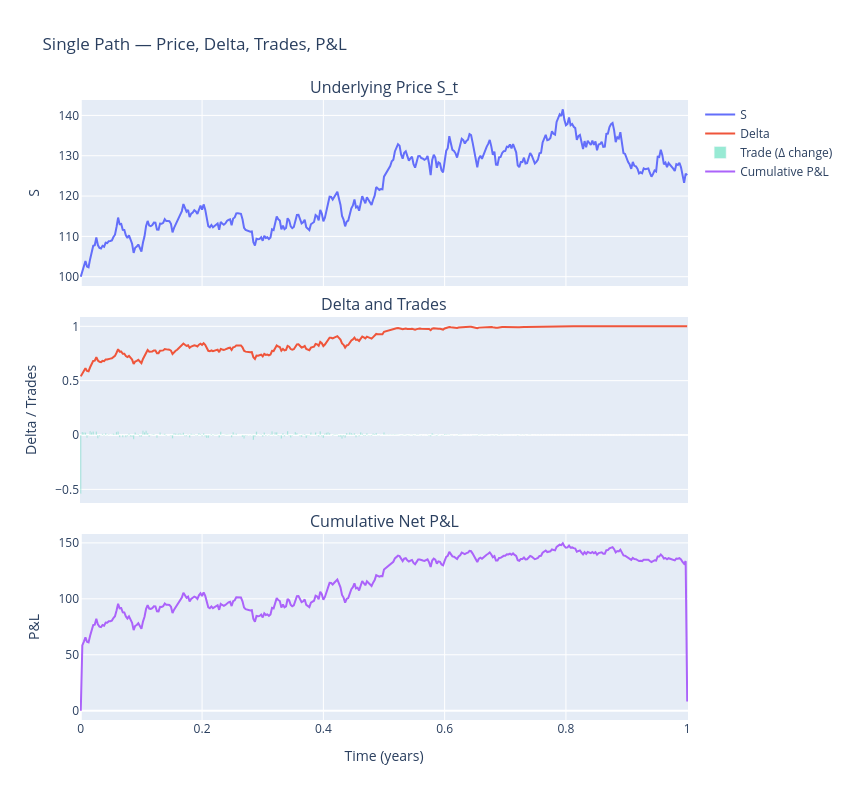

Notebook code for this chart:
### Markdown cell above
Visual intuition for how re-hedging monetizes realized variance (with costs).

### Code cell
fig1 = make_subplots(rows=3, cols=1, shared_xaxes=True, vertical_spacing=0.05,
                     subplot_titles=("Underlying Price S_t", "Delta and Trades", "Cumulative Net P&L"))

fig1.add_trace(go.Scatter(x=single_df['time'], y=single_df['S'], name='S', mode='lines'), row=1, col=1)
fig1.add_trace(go.Scatter(x=single_df['time'], y=single_df['delta'], name='Delta', mode='lines'), row=2, col=1)
# Trades as impulses
fig1.add_trace(go.Bar(x=single_df['time'], y=single_df['trade'], name='Trade (Δ change)', opacity=0.4), row=2, col=1)
fig1.add_trace(go.Scatter(x=single_df['time'], y=single_df['pnl_cum'], name='Cumulative P&L', mode='lines'), row=3, col=1)

fig1.update_layout(height=800, width=850, title_text='Single Path — Price, Delta, Trades, P&L')
fig1.update_xaxes(title_text='Time (years)', row=3, col=1)
fig1.update_yaxes(title_text='S', row=1, col=1)
fig1.update_yaxes(title_text='Delta / Trades', row=2, col=1)
fig1.update_yaxes(title_text='P&L', row=3, col=1)
fig1.show()

### Figure 1 — Plotly figure (JSON) as saved in the notebook; plotly's stock layout.template omitted (floating-point values rounded to 4 significant figures; data arrays with more than 128 entries replaced by an {"elided": "..."} marker saying what was removed)
{"data": [{"mode": "lines", "name": "S", "type": "scatter", "x": {"elided": "391 float values"}, "xaxis": "x", "y": {"elided": "391 float values"}, "yaxis": "y"}, {"mode": "lines", "name": "Delta", "type": "scatter", "x": {"elided": "391 float values"}, "xaxis": "x2", "y": {"elided": "391 float values"}, "yaxis": "y2"}, {"name": "Trade (Δ change)", "opacity": 0.4, "type": "bar", "x": {"elided": "391 float values"}, "xaxis": "x2", "y": {"elided": "391 float values"}, "yaxis": "y2"}, {"mode": "lines", "name": "Cumulative P&L", "type": "scatter", "x": {"elided": "391 float values"}, "xaxis": "x3", "y": {"elided": "391 float values"}, "yaxis": "y3"}], "layout": {"annotations": [{"font": {"size": 16}, "showarrow": false, "text": "Underlying Price S_t", "x": 0.5, "xanchor": "center", "xref": "paper", "y": 1, "yanchor": "bottom", "yref": "paper"}, {"font": {"size": 16}, "showarrow": false, "text": "Delta and Trades", "x": 0.5, "xanchor": "center", "xref": "paper", "y": 0.65, "yanchor": "bottom", "yref": "paper"}, {"font": {"size": 16}, "showarrow": false, "text": "Cumulative Net P&L", "x": 0.5, "xanchor": "center", "xref": "paper", "y": 0.3, "yanchor": "bottom", "yref": "paper"}], "height": 800, "title": {"text": "Single Path — Price, Delta, Trades, P&L"}, "width": 850, "xaxis": {"anchor": "y", "domain": [0, 1], "matches": "x3", "showticklabels": false}, "xaxis2": {"anchor": "y2", "domain": [0, 1], "matches": "x3", "showticklabels": false}, "xaxis3": {"anchor": "y3", "domain": [0, 1], "title": {"text": "Time (years)"}}, "yaxis": {"anchor": "x", "domain": [0.7, 1], "title": {"text": "S"}}, "yaxis2": {"anchor": "x2", "domain": [0.35, 0.65], "title": {"text": "Delta / Trades"}}, "yaxis3": {"anchor": "x3", "domain": [0, 0.3], "title": {"text": "P&L"}}}}
